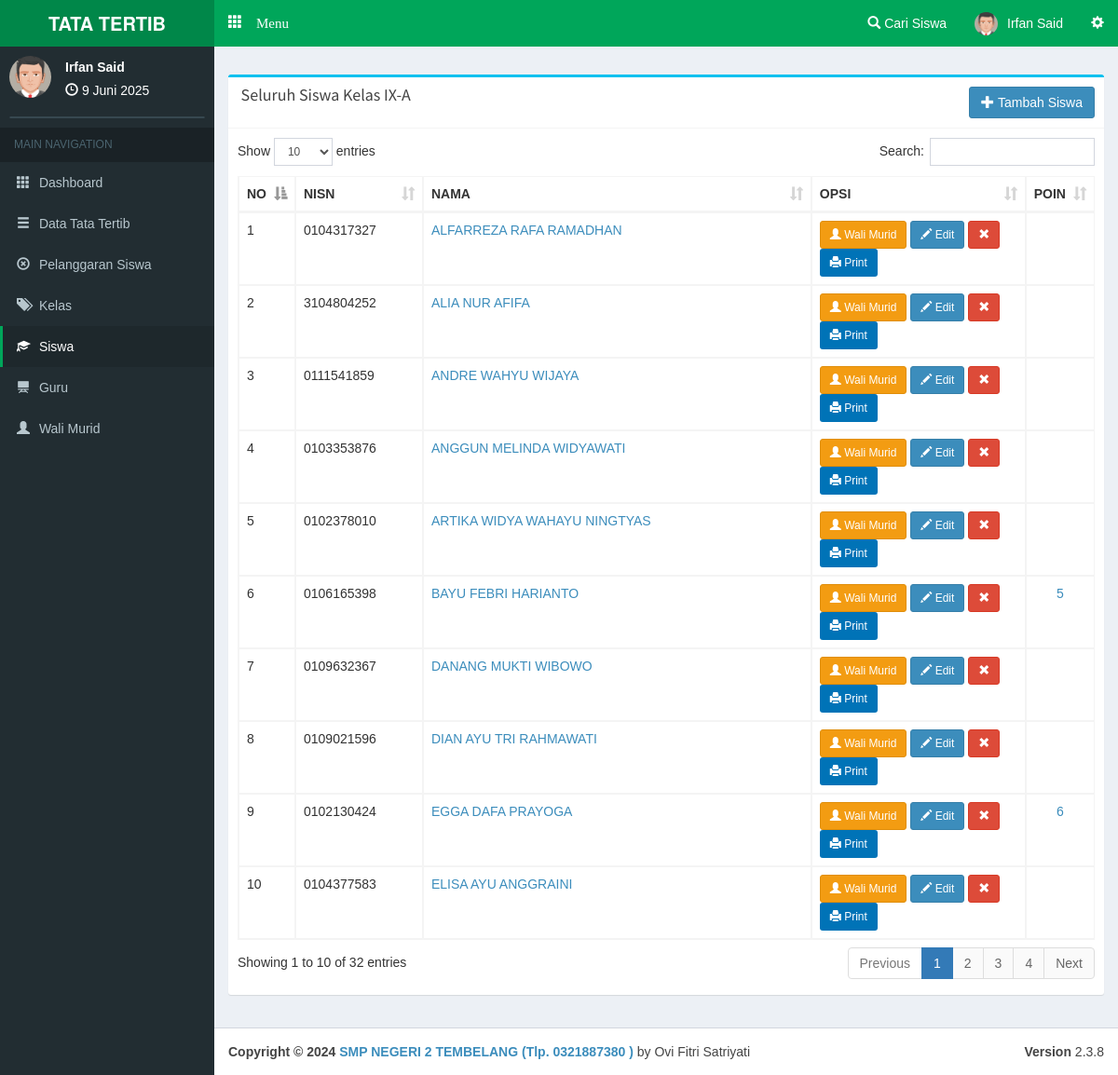
Page /admin/siswa/BsDfJwMU5 (signed in) on the committed database.
### tables this page shows
CREATE TABLE `kelas` (
  `c_kelas` varchar(10) NOT NULL,
  `kelas` varchar(60) NOT NULL
);

CREATE TABLE `siswa` (
  `c_siswa` varchar(10) NOT NULL,
  `c_kelas` varchar(10) NOT NULL,
  `nisn` varchar(20) NOT NULL,
  `nama` varchar(100) NOT NULL,
  `jk` varchar(1) NOT NULL,
  `alamat` varchar(150) NOT NULL,
  `tl` date NOT NULL
);

### php/config.php (called while the page is built, shortened)
<?php
$base='http://localhost/pps/';
$basead='http://localhost/pps/admin/';
?>

### php/function.php (called while the page is built, shortened)
<?php
function tgl($date){
  $array_bulan = array(1=>'Januari','Februari','Maret', 'April', 'Mei', 'Juni','Juli','Agustus','September','Oktober', 'November','Desember');
  $date = strtotime($date);
  $tanggal = date ('j', $date);
  $bulan = $array_bulan[date('n',$date)];
  $tahun = date('Y',$date);
  $result = $tanggal ." ". $bulan ." ". $tahun;
  return($result);
}
?>

### admin/view/a-siswa.php (the view, shortened to what this page needs)
<?php
if(isset($_GET['q'])){
  $poskelas=mysqli_query($con,"SELECT * FROM kelas where c_kelas='$_GET[q]' ");$dkelas=mysqli_fetch_array($poskelas);
}
?>
      <div class="row">
        <div class="col-xs-12 col-md-12 col-lg-12">
          <div class="box box-info">
            <div class="box-header with-border">
            <?php if(isset($_GET['q'])){ ?>
              <h3 class="box-title"></span>&nbsp;Seluruh Siswa Kelas <?php echo $dkelas['kelas']; ?></h3><span style="float:right;"><a href="<?php echo $basead; ?>addsiswa/<?php echo $_GET['q']; ?>" class="btn btn-circle btn-primary"><i class="glyphicon glyphicon-plus"></i> Tambah Siswa</a></span>
            <?php }else{?>
              <h3 class="box-title"></span>&nbsp;Seluruh Siswa</h3>
            <?php } ?>
            </div>
            <div class="box-body table-responsive">
              <table id="example1" class="table table-bordered table-hover">
                <thead>
                <tr>
                  <th width="5%">NO</th>
                  <th>NISN</th>
                  <th>NAMA</th>
                  <th width="25%">OPSI</th>
                  <th width="5%">POIN</th>
                </tr>
                </thead>
                <tbody>
<?php
if(isset($_GET['q'])){
  $smk=mysqli_query($con,"SELECT * FROM siswa where c_kelas='$_GET[q]' order by nama asc ");
}else{
  $smk=mysqli_query($con,"SELECT * FROM siswa order by nama asc ");
}             $vr=1;while($akh=mysqli_fetch_array($smk)){ $kk=mysqli_fetch_array(mysqli_query($con,"SELECT * FROM kelas where c_kelas='$akh[c_kelas]' ")); $p=mysqli_fetch_array(mysqli_query($con,"SELECT sum(bobot) as p from pelanggaran where c_siswa='$akh[c_siswa]' ")); ?>
                <tr>
                  <td><?php echo $vr; ?></td>
                  <td><?php echo $akh['nisn']; ?></td>
                  <td><a href="<?php echo $basead; ?>search/<?php echo $akh['nisn']; ?>"><?php echo $akh['nama']; ?></a></td>
                  <td>
                  <a href="<?php echo $basead; ?>orangtua/<?php echo $akh['c_siswa']; ?>" class="btn btn-sm btn-warning"><i class="glyphicon glyphicon-user"></i> Wali Murid</a>
                  <a href="<?php echo $basead; ?>editsiswa/<?php echo $akh['c_siswa']; ?>" class="btn btn-primary btn-sm"><i class="glyphicon glyphicon-pencil"></i> Edit</a>
                  <a class="btn btn-danger btn-sm" data-target="#hapus<?php echo $akh['c_siswa']; ?>" data-toggle="modal"><i class="glyphicon glyphicon-remove"></i></a>
                  <a target="_blank" class="btn bg-blue btn-sm" href="<?php echo $basead.'print/printpelsiswa?siswa='.$akh['c_siswa']; ?>"><i class="glyphicon glyphicon-print"></i> Print</a></td></td>
                  <td align="center"><a href="<?php echo $basead; ?>lihatpelanggaransiswa/<?php echo $akh['c_siswa']; ?>"><?php echo $p['p']; ?></a>
                  </td>
                </tr>
<?php $vr++; } ?>
                </tbody>
              </table>
            </div>
          </div>
        </div>
      </div>

### admin/main.php (shortened to what this page needs)
<?php date_default_timezone_set('Asia/Jakarta');$date=date('Y-m-d'); require '../php/config.php'; require '../php/function.php'; session_start(); if(empty($_SESSION['c_admin'])){header('location:../login');} $na=mysqli_fetch_array(mysqli_query($con,"SELECT * FROM admin where c_admin='$_SESSION[c_admin]' "));  ?>
<!DOCTYPE html>
<html>
<head>
  <link rel="stylesheet" href="<?php echo $base; ?>theme/bootstrap/css/bootstrap.min.css">
  <link rel="stylesheet" href="<?php echo $base; ?>theme/plugins/datatables/dataTables.bootstrap.css">
  <link rel="stylesheet" href="<?php echo $base; ?>theme/dist/css/AdminLTE.min.css">
  <link rel="stylesheet" href="<?php echo $base; ?>theme/dist/css/skins/_all-skins.min.css">
  <link rel="stylesheet" href="<?php echo $base; ?>theme/plugins/iCheck/square/blue.css">
  <link rel="stylesheet" href="<?php echo $base; ?>theme/plugins/pace/pace.min.css">
  <link rel="stylesheet" href="<?php echo $base; ?>theme/plugins/select2/select2.min.css">
  <link href="<?php echo $base; ?>theme/datetime/css/bootstrap-datetimepicker.min.css" rel="stylesheet">
</head>
<body class="skin-green hold-transition fixed"
oncontextmenu="return false">
<div class="wrapper">
  <header class="main-header">
    <a href="#" class="logo">
      <span class="logo-lg"><b>TATA TERTIB</b></span>
    </a>
    <nav class="navbar navbar-static-top" role="navigation">
     <a href="#" class="glyphicon glyphicon-th" data-toggle="offcanvas" role="button" style="color: #fff;margin-top: 15px;margin-left: 15px;font-size: 15px;"> Menu
      </a>
      <div class="navbar-custom-menu">
        <ul class="nav navbar-nav">
          <li class="dropdown notifications-menu">
            <a href="#" class="dropdown-toggle" data-toggle="dropdown">
              <i class="glyphicon glyphicon-search"></i> Cari Siswa
            </a>
          </li>
          <li class="dropdown user user-menu">
            <a href="#" class="dropdown-toggle" data-toggle="dropdown">
            <img src="<?php echo $base; ?>php/img/avatar1.png" class="user-image" alt="User Image">
              <span class="hidden-xs"><?php echo $na['nama'] ?></span>
            </a>
          </li>
          <li>
            <a href="#" data-toggle="control-sidebar"><i class="glyphicon glyphicon-cog"></i></a>
          </li>
        </ul>
      </div>
    </nav>
  </header>
  <aside class="main-sidebar">
    <section class="sidebar">
      <div class="user-panel">
        <div class="pull-left image">
          <img src="<?php echo $base; ?>php/img/avatar1.png" class="img-circle" alt="User Image">
        </div>
        <div class="pull-left info">
          <p><?php echo $na['nama']; ?></p>
          <i class="glyphicon glyphicon-time"></i> <?php echo tgl(date('d-m-Y')); ?>
        </div>
      </div>
      <form action="#" method="get" class="sidebar-form">
      </form>
<?php
if(empty($_GET['smkakh'])){
  $aak='class="active"';$bak='';$cak='';$drop1='';$drop2='';$drop3='';$dak='';$eak='';$fak='';$gak='';
}
else{
  $act=($_GET['smkakh']);
  if($act=='kategoripelanggaran' or $act=='bentukpelanggaran' or $act=='addbentukpelanggaran' or $act=='sanksipelanggaran' or $act=='addsanksi' or $act=='editsanksi'){
    $aak='';$bak='class="active"';$cak='';$dak='';$eak='';$fak='';$gak='';
    if($act=='kategoripelanggaran'){$drop1='class="active"';$drop2='';$drop3='';}
    else if($act=='bentukpelanggaran' or $act=='addbentukpelanggaran'){$drop1='';$drop2='class="active"';$drop3='';}
    else if($act=='sanksipelanggaran' or $act=='addsanksi' or $act=='editsanksi'){$drop1='';$drop2='';$drop3='class="active"';}
  }
  else if($act=='kelas'){
    $aak='';$bak='';$cak='class="active"';$dak='';$eak='';$fak='';$gak='';$drop1='';$drop2='';$drop3='';
  }
  else if($act=='siswa' or $act=='addsiswa' or $act=='editsiswa'){
    $aak='';$bak='';$cak='';$dak='class="active"';$eak='';$fak='';$gak='';$drop1='';$drop2='';$drop3='';
  }
}
?>
      <ul class="sidebar-menu">
        <li class="header">MAIN NAVIGATION</li>
        <li <?php echo $aak; ?>>
          <a href="<?php echo $basead; ?>">
            <i class="glyphicon glyphicon-th"></i> <span>Dashboard</span>
          </a>
        </li>
        <li <?php echo $bak; ?>>
          <a href="#">
            <i class="glyphicon glyphicon-menu-hamburger"></i>
            <span>Data Tata Tertib</span>
          </a>
        </li>
        <li <?php echo $gak; ?>>
          <a href="<?php echo $basead; ?>pelanggaransiswa">
            <i class="glyphicon glyphicon-remove-circle"></i> <span>Pelanggaran Siswa</span>
          </a>
        </li>
        <li <?php echo $cak; ?>>
          <a href="<?php echo $basead; ?>kelas">
            <i class="glyphicon glyphicon-tags"></i> <span>Kelas</span>
          </a>
        </li>
        <li <?php echo $dak; ?>>
          <a href="<?php echo $basead; ?>siswa">
            <i class="glyphicon glyphicon-education"></i> <span>Siswa</span>
          </a>
        </li>
        <li <?php echo $eak; ?>>
          <a href="<?php echo $basead; ?>guru">
            <i class="glyphicon glyphicon-blackboard"></i> <span>Guru</span>
          </a>
        </li>
        <li <?php echo $fak; ?>>
          <a href="<?php echo $basead; ?>walimurid">
            <i class="glyphicon glyphicon-user"></i> <span>Wali Murid</span>
          </a>
        </li>
      </ul>
    </section>
  </aside>
  <div class="content-wrapper">
    <section class="content-header">
    </section>
    <section class="content">
<?php
  if(empty($_GET['smkakh'])){require 'view/home.php';}
  else{
    $act=($_GET['smkakh']);
    if($act=='kategoripelanggaran'){
      require 'view/a-jenispel.php';
    }
    else if($act=='bentukpelanggaran'){
      require 'view/a-bentukpel.php';
    }
    else if($act=='addbentukpelanggaran'){
      require 'view/a-addbenpel.php';
    }
    else if($act=='sanksipelanggaran'){
      require 'view/a-sanksipel.php';
    }
    else if($act=='addsanksi'){
      require 'view/a-addsanksi.php';
    }
    else if($act=='editsanksi'){
      require 'view/a-editsanksi.php';
    }
    else if($act=='editsanksi'){
      require 'view/a-editsanksi.php';
    }
    else if($act=='kelas'){
      require 'view/a-kelas.php';
    }
    else if($act=='siswa'){
      require 'view/a-siswa.php';
    }
  }
?>
    </section>
  </div>
</div>
  <footer class="main-footer">
    <div class="pull-right hidden-xs">
      <b>Version</b> 2.3.8
    </div>
    <strong>Copyright &copy; 2024 <a href="#">SMP NEGERI 2 TEMBELANG (Tlp. 0321887380 )</a></strong> by Ovi Fitri Satriyati
  </footer>
</body>
</html>

### admin/main.php (style rules this page uses)
body { font-family:arial; }

### rows in the picture
kelas: kelas "IX-A"
siswa: nisn "0104317327", nama "ALFARREZA RAFA RAMADHAN"
siswa: nisn "3104804252", nama "ALIA NUR AFIFA"
siswa: nisn "0111541859", nama "ANDRE WAHYU WIJAYA"
siswa: nisn "0103353876", nama "ANGGUN MELINDA WIDYAWATI"
siswa: nisn "0102378010", nama "ARTIKA WIDYA WAHAYU NINGTYAS"
siswa: nisn "0106165398", nama "BAYU FEBRI HARIANTO", p "5"
siswa: nisn "0109632367", nama "DANANG MUKTI WIBOWO"
siswa: nisn "0109021596", nama "DIAN AYU TRI RAHMAWATI"
siswa: nisn "0102130424", nama "EGGA DAFA PRAYOGA", p "6"
siswa: nisn "0104377583", nama "ELISA AYU ANGGRAINI"

### other values in the picture
$na['nama'] "Irfan Said"
